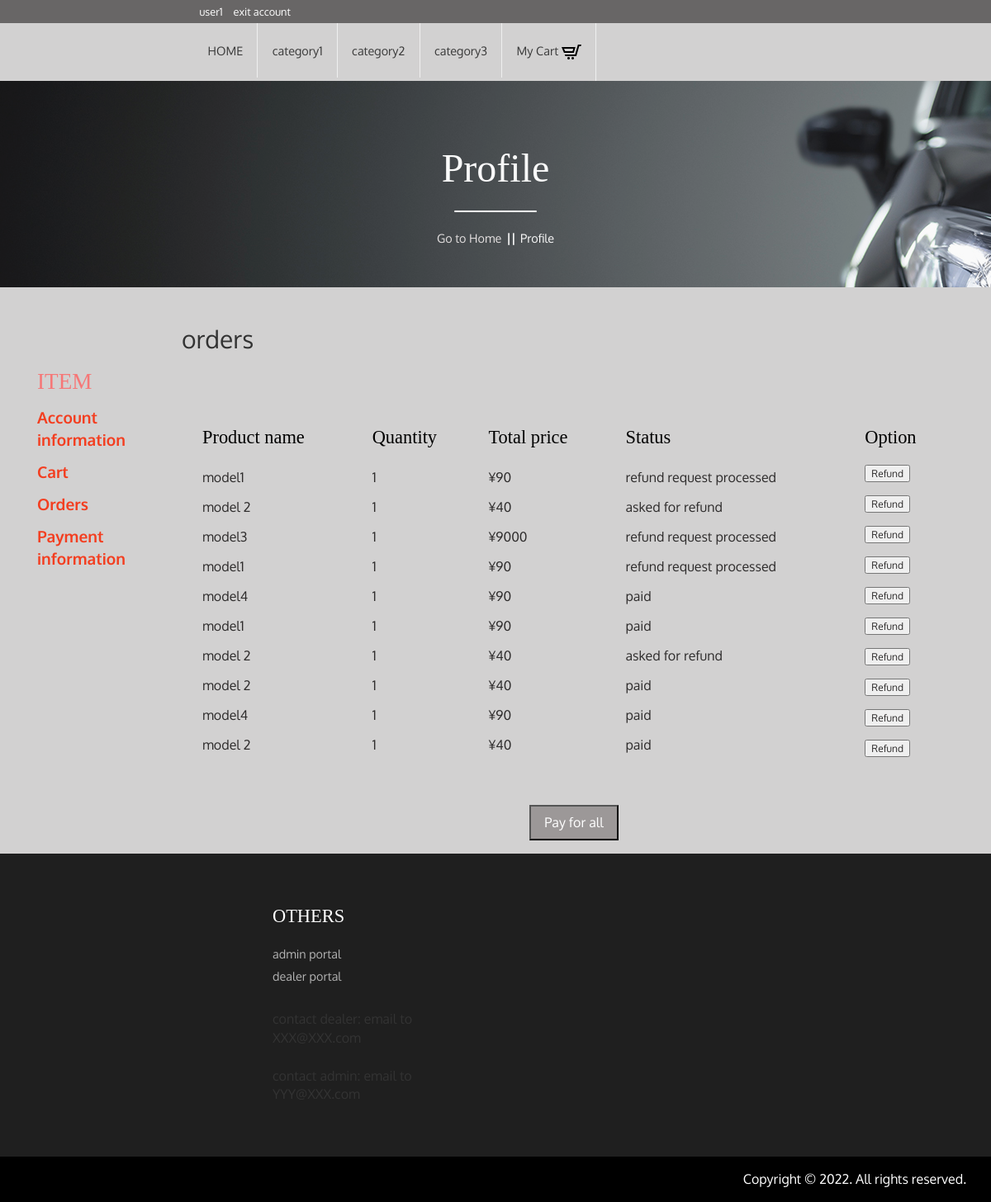
/profile.php?section=orders (signed in), run on the app's committed database.
### tables this page shows
CREATE TABLE `category` (
  `id` int(20) NOT NULL,
  `name` varchar(20) DEFAULT NULL
);

CREATE TABLE `goods` (
  `gid` int(20) NOT NULL,
  `cid` int(20) NOT NULL,
  `description` varchar(200) DEFAULT NULL,
  `name` varchar(20) DEFAULT NULL,
  `original_price` int(20) DEFAULT NULL,
  `present_price` int(20) DEFAULT NULL,
  `pic_path` varchar(500) DEFAULT NULL,
  `stock` int(11) NOT NULL,
  `did` int(11) NOT NULL,
  `status` varchar(100) NOT NULL DEFAULT 'available'
);

CREATE TABLE `orders` (
  `oid` int(11) NOT NULL,
  `uid` int(11) NOT NULL,
  `did` int(11) NOT NULL,
  `gid` int(11) NOT NULL,
  `num` int(11) NOT NULL DEFAULT 1,
  `status` varchar(100) NOT NULL DEFAULT 'unpaid'
);

### includes/order_data.php (the view, shortened to what this page needs)
<?php
$uid = $_SESSION['id'];
$pname = '';
$pquant = '';
$tprice = '';
$status = '';
$op = '';
$oids = '<form method="post">
        <button name="pay" class="hvr-skew-backward">Pay for all</button>';
$sql = "SELECT o.*, g.gid as gid, g.name as gn, g.present_price as gp FROM orders o INNER JOIN goods g ON o.gid=g.gid WHERE o.uid=$uid";
if ($result = mysqli_query($con, $sql)) {
    while ($row = mysqli_fetch_array($result)) {
        $pname .= "<form>".$row['gn']."<br></form>";
        $pquant .= "<form>".$row['num']."<br></form>";
        $tprice .= "<form>¥".$row['gp'] * $row['num']."<br></form>";
        $status .= "<form>".$row['status']."<br></form>";
        if($row['status']=='unpaid'){
            $op .= "<form method='post'><button style='font-size:12px' name='order_delete'>DELETE</button>";
            $op .= "<input type='hidden' name='oid' value= ". $row['oid'] ."></input></form>";
        }else{
            $op .= "<form method='post'><button style='font-size:12px' name='refund'>Refund</button>";
            $op .= "<input type='hidden' name='oid' value= ". $row['oid'] ."></input></form>";
        }
        $oids .= '<input type="hidden" name="oid[]" value= '. $row['oid'] .'>';
    }
    $oids .= '</input></form>';
}
?>

### includes/templates/template_data.php (shortened to what this page needs)
<?php
include("includes/db.php");
$sql = "SELECT id,name FROM category";
$navigation_bar = '<li><a class="color" href="index.php">HOME</a></li>';
if ($result = mysqli_query($con, $sql)) {
    while ($row = mysqli_fetch_array($result)) {
        $navigation_bar  .='<li>
                                <a class="color" href="index.php?cid='. $row['id'] .'" >'. $row['name'] .'</span>
                                </a>
                            </li>';
    }
    if(isset($_SESSION['id'])){
        $navigation_bar .= '<li>
                            <a class="color" href="profile.php?section=cart">
                                My Cart
                                <img src="common/images/cart.png" alt=""/>
                            </a>
                        </li>';
    }
}
?>

### common/css/style.css (style rules this page uses)
html,body { background:rgb(210, 209, 209); font-size: 100%; font-family:'Oxygen-Regular'; }
body a { transition: 0.5s all; -webkit-transition: 0.5s all; -o-transition: 0.5s all; -moz-transition: 0.5s all; -ms-transition: 0.5s all; }
ul.nav_1 li a { font-size: 0.9em; color: #3A3A3A; padding: 1.6em; }
ul.nav_1 li { border-right:1px solid #EFEFEF; }
.hvr-skew-backward { display: inline-block; vertical-align: middle; -webkit-transform: translateZ(0); transform: translateZ(0); -webkit-backface-visibility: hidden; backface-visibility: hidden; -moz-osx-font-smoothing: grayscale; -webkit-transition-duration: 0.3s; transition-duration: 0.3s; -webkit-transition-property: transform; transition-property: transform; -webkit-transform-origin: 0 100%; transform-origin: 0 100%; background-color: #9c9898; color: #fff; padding: 0.5em 1em; font-size:1em; }
@media (max-width:1220px) { ul.nav_1 li a { padding: 1.6em 1.2em; } }

### data on the page
category: name "category1"
category: name "category2"
category: name "category3"
goods: name "model1 model1 model1", $row['gp']*$row['num'] "90 90 90"
goods: name "model 2 model 2 model 2 model 2", $row['gp']*$row['num'] "40 40 40 40"
goods: name "model3", $row['gp']*$row['num'] "9000"
goods: name "model4 model4", $row['gp']*$row['num'] "90 90"
orders: num "1", status "refund request processed"
orders: num "1", status "asked for refund"
orders: num "1", status "refund request processed"
orders: num "1", status "refund request processed"
orders: num "1", status "paid"
orders: num "1", status "paid"
orders: num "1", status "asked for refund"
orders: num "1", status "paid"
orders: num "1", status "paid"
orders: num "1", status "paid"

### other printed values
$user "user1"
$target "orders"
